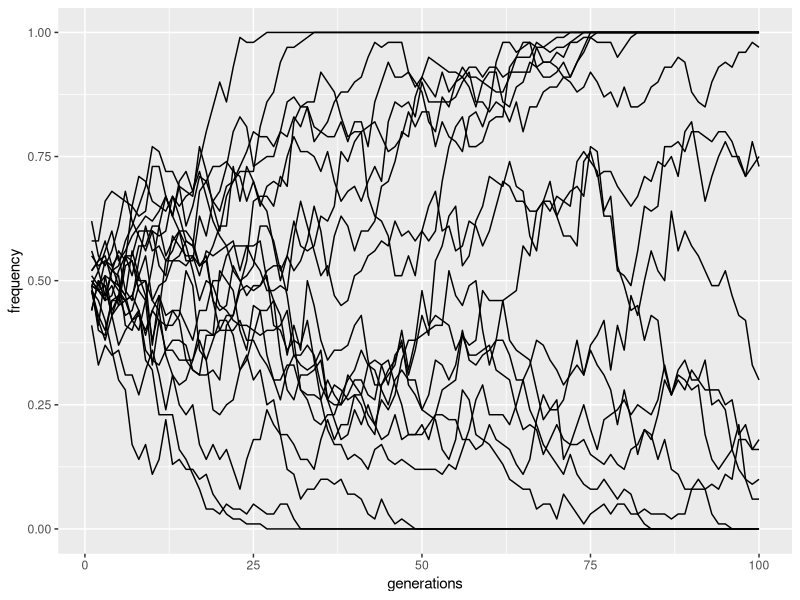
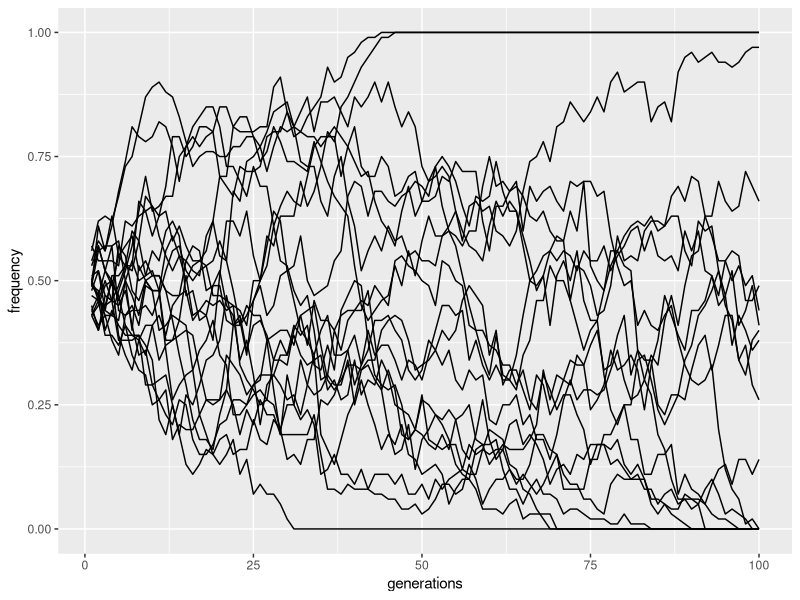
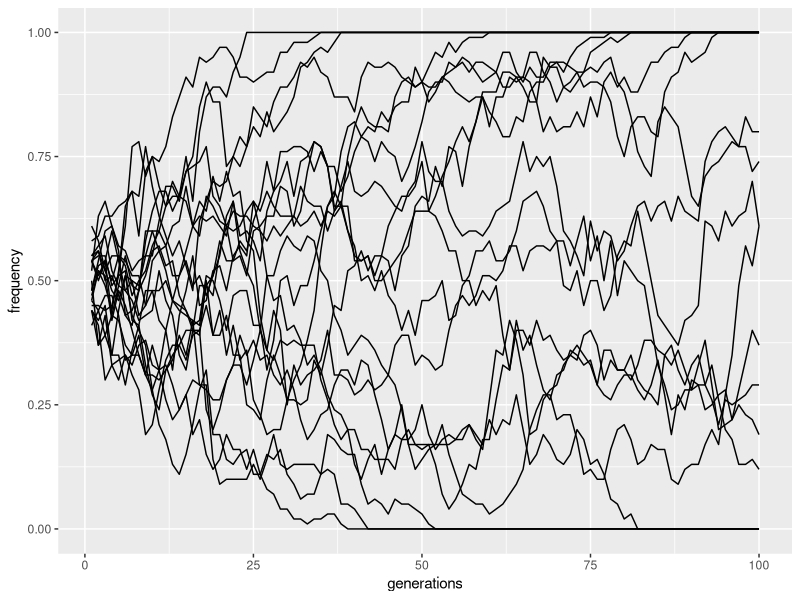
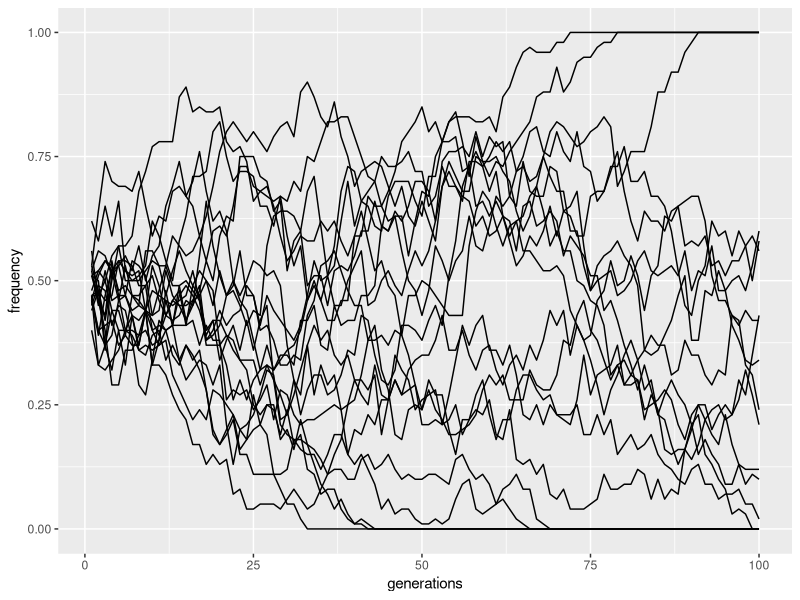
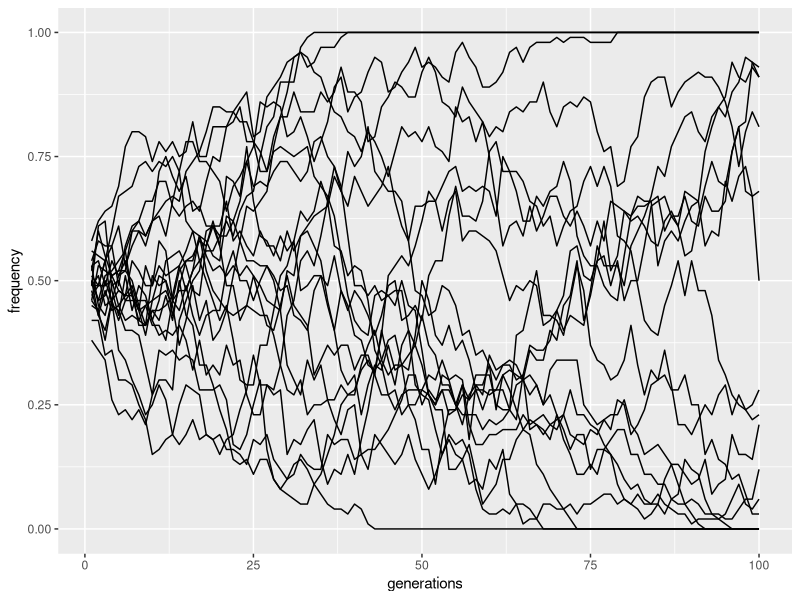
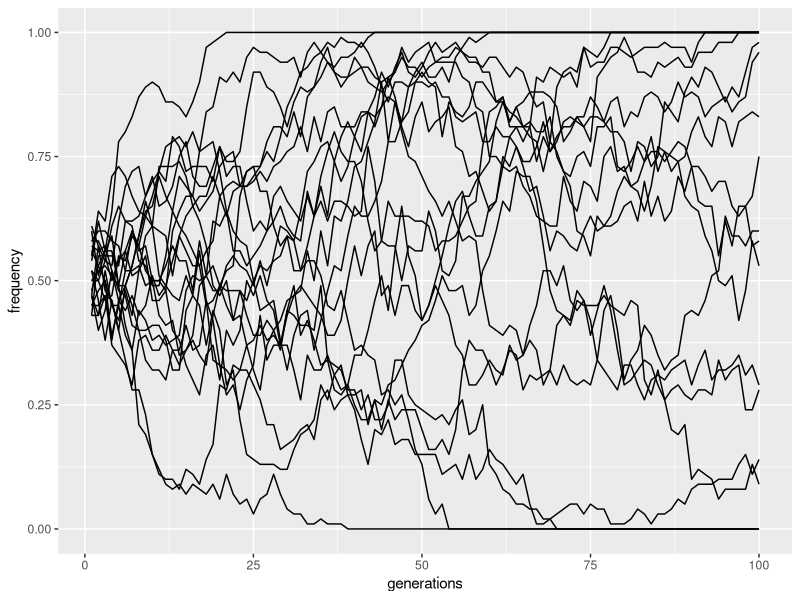
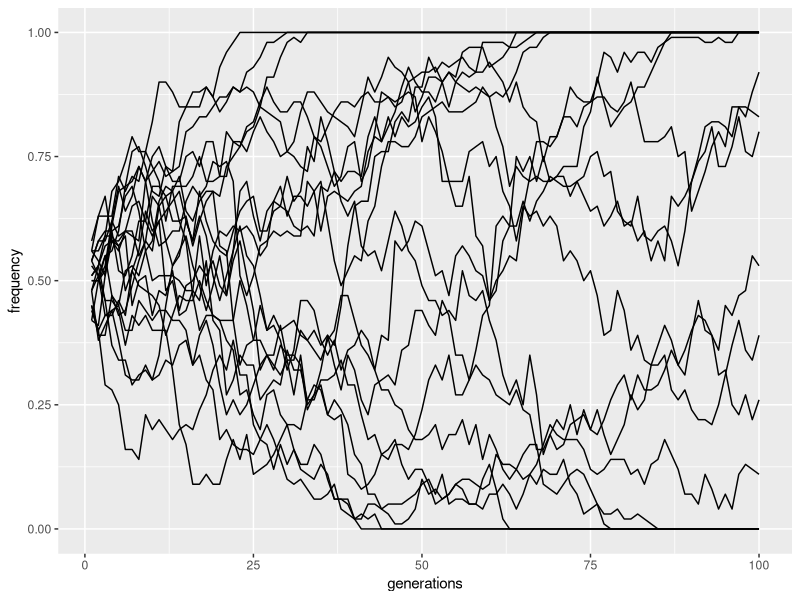
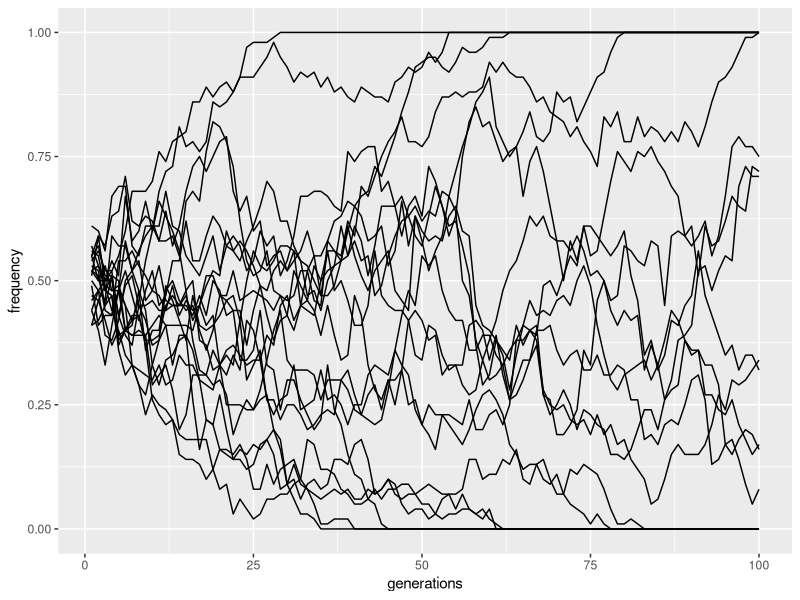

These charts were generated, in order, by the following R code: (Note: a time limit stopped this script after it produced the figures.)
## simple simulator of genetic drift

# install.packages("ggplot2")
library(ggplot2)

# load the function

drift <- function(num_samp,start_freq, num_gen,num_rep){c <- ggplot() + 
  ylim(0,1)
drift <- function(){
  alleles <- c(rep("A", num_samp * start_freq), rep("a", num_samp * (1-start_freq)))  
  a <- replicate(num_gen, {
    alleles <<- sample(alleles, num_samp, replace = T)
    length(alleles[alleles == "A"]) / num_samp
  })
  data.frame(generations=seq(1:num_gen),frequency=a)
}
b <- drift()
invisible(sapply(1:num_rep, function(x){
  b <- drift()
  c <<- c + geom_line(data=b,aes(x=generations,y=frequency))
}))
c}



# usage 'drift' function - drift(number_idividuals, starting_allele_frequency,number_generations, number_mutations)

drift(100,0.5,100,20)



# OPTIONAL - loop 100 times; x sec delay between plots

x <- 1

while(x<100) {print(drift(100,0.5,100,20))
    delay <- 5
    now <- proc.time()[3]
  while(proc.time()[3] < (now + delay)) {dum <- 0}
x<- x+1
    }
